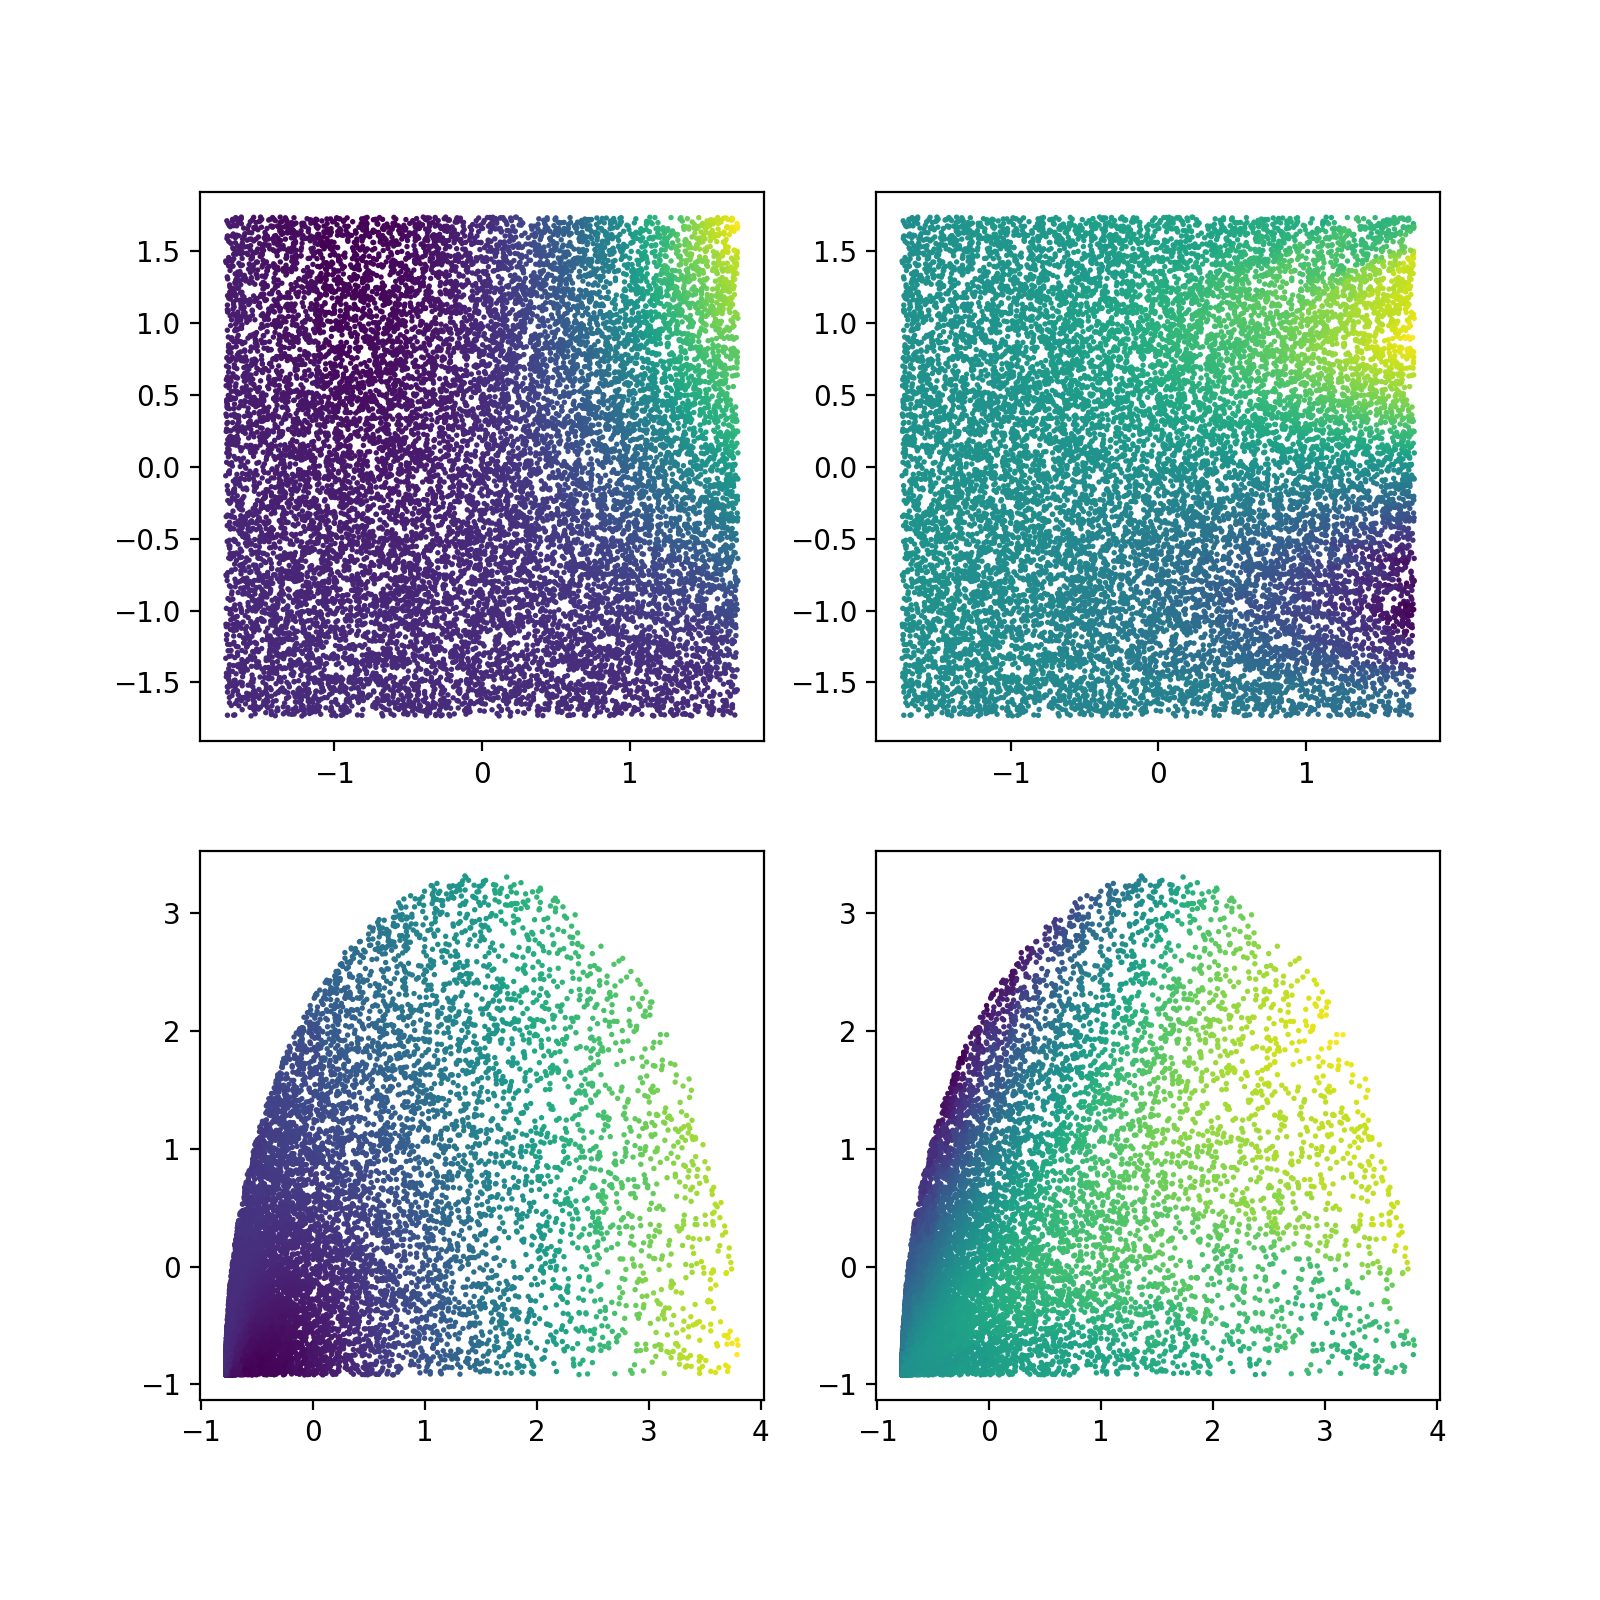

This chart was generated by the following Python code:
# -*- coding: utf-8 -*-
"""
Created on Fri Apr 24 22:24:49 2020

@author: Acc
"""

import numpy as np
import tensorflow as tf
from keras.layers import Input, Dense,Dropout,BatchNormalization
from keras.models import Model,Sequential
import matplotlib.pyplot as plt
import math as m
num=int(3e5)
g = 9.807 
velocity = np.random.uniform(1, 100,[num,1])
theta = np.random.uniform(0.01,m.pi/2,[num,1])
height = ( velocity * np.sin(theta) )**2 / ( 2 * g )
distance = velocity**2 * np.sin(2 * theta) / g
x=np.hstack((velocity,theta))
y=height#np.hstack((height,distance))
y2=np.hstack((height,distance))
from sklearn import preprocessing
def norm(data):
    a= preprocessing.StandardScaler().fit(data)
    d=a.transform(data)
    m=a.mean_
    s=a.scale_
    v=a.var_
    return d,m,v,s
x,m1,v1,s1=norm(x.reshape(-1,2))
y,m2,v2,s2=norm(y.reshape(-1,1))
y2,_,_,_=norm(y2.reshape(-1,2))

model = Sequential()
model.add(Dense(1024, activation='relu', input_shape=(2,)))
model.add(Dense(256, activation='relu'))
model.add(Dense(1024, activation='relu'))
model.add(Dense(128, activation='relu'))
model.add(Dense(1))
model.compile(loss='mae',optimizer='adam')
import innvestigate
from tqdm import tqdm 


def pp(tk):
    xx=x[:15000]
    yy=y2[:15000]
    analyzer = innvestigate.create_analyzer("lrp.z",model)
    logg=[]
    for i in range(len(xx)):
        a = analyzer.analyze(xx[i].reshape(-1,2))
        logg.append(a)
    gg=np.array(logg).reshape(-1,2)
    d3,_,_,_=norm(gg.reshape(-1,2))

    fig,axes=plt.subplots(nrows=2,ncols=2,figsize=(8,8),dpi=200)
    axes[0,0].scatter(xx[:,0],xx[:,1],c=d3[:,0],s=0.9)
    axes[0,1].scatter(xx[:,0],xx[:,1],c=d3[:,1],s=0.9)
    
    axes[1,0].scatter(yy[:,0],yy[:,1],c=d3[:,0],s=0.9)
    axes[1,1].scatter(yy[:,0],yy[:,1],c=d3[:,1],s=0.9)
    plt.savefig('1NN_hist_%d.png'%(tk))
pp(0)
    
for tk in tqdm(range(2000)):
    f=(tk)*128
    e=(tk+1)*128
    model.train_on_batch(x[f:e],y[f:e])
    if tk%5==0:
        pp(tk+1)

    
    